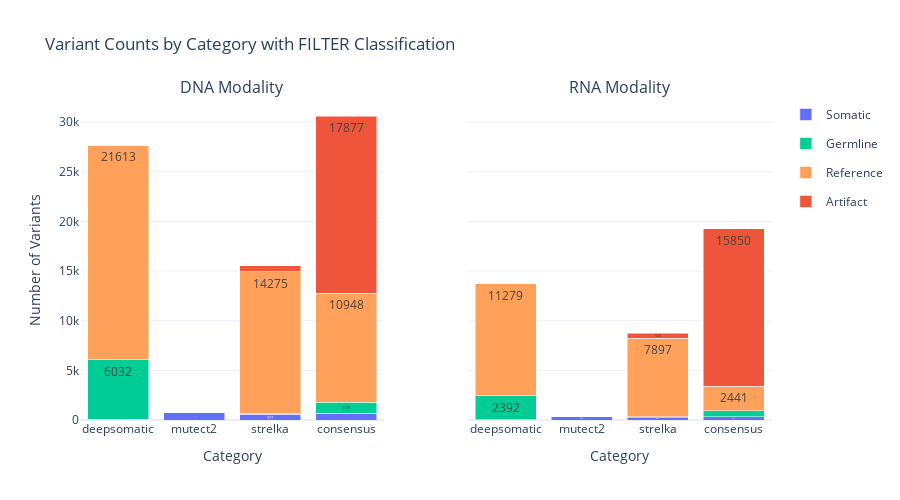
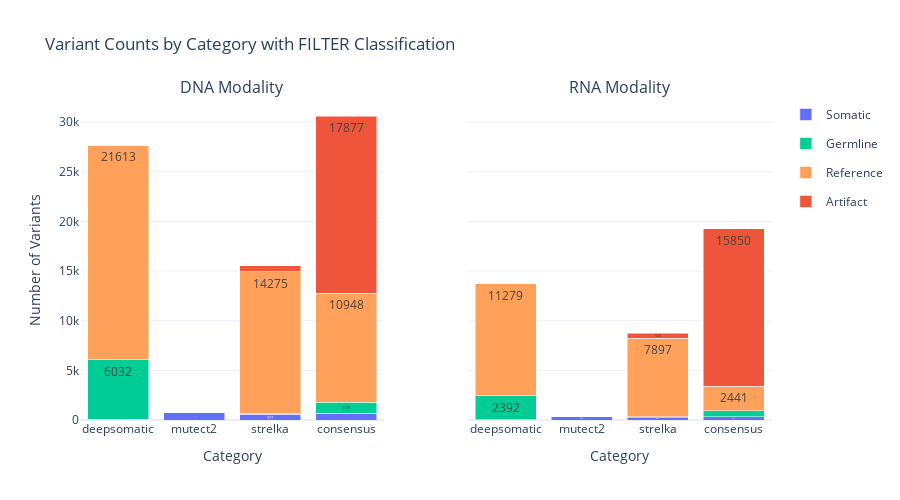

Source (notebook cell) for these figures, in order:
### Markdown cell above
### Plot 4: Consensus vs Individual Tools

### Code cell
visualizer.plot_consensus_comparison()

### Figure 1 — Plotly figure (JSON) as saved in the notebook; plotly's stock layout.template omitted (floating-point values rounded to 4 significant figures)
{"data": [{"legendgroup": "Somatic", "marker": {"color": "#636EFA"}, "name": "Somatic", "showlegend": true, "text": ["52", "758", "577", "670"], "textposition": "inside", "type": "bar", "x": ["deepsomatic", "mutect2", "strelka", "consensus"], "xaxis": "x", "y": [52, 758, 577, 670], "yaxis": "y"}, {"legendgroup": "Germline", "marker": {"color": "#00CC96"}, "name": "Germline", "showlegend": true, "text": ["6032", "0", "70", "1129"], "textposition": "inside", "type": "bar", "x": ["deepsomatic", "mutect2", "strelka", "consensus"], "xaxis": "x", "y": [6032, 0, 70, 1129], "yaxis": "y"}, {"legendgroup": "Reference", "marker": {"color": "#FFA15A"}, "name": "Reference", "showlegend": true, "text": ["21613", "0", "14275", "10948"], "textposition": "inside", "type": "bar", "x": ["deepsomatic", "mutect2", "strelka", "consensus"], "xaxis": "x", "y": [21613, 0, 14275, 10948], "yaxis": "y"}, {"legendgroup": "Artifact", "marker": {"color": "#EF553B"}, "name": "Artifact", "showlegend": true, "text": ["0", "0", "633", "17877"], "textposition": "inside", "type": "bar", "x": ["deepsomatic", "mutect2", "strelka", "consensus"], "xaxis": "x", "y": [0, 0, 633, 17877], "yaxis": "y"}, {"legendgroup": "Somatic", "marker": {"color": "#636EFA"}, "name": "Somatic", "showlegend": false, "text": ["48", "338", "248", "318"], "textposition": "inside", "type": "bar", "x": ["deepsomatic", "mutect2", "strelka", "consensus"], "xaxis": "x2", "y": [48, 338, 248, 318], "yaxis": "y2"}, {"legendgroup": "Germline", "marker": {"color": "#00CC96"}, "name": "Germline", "showlegend": false, "text": ["2392", "0", "67", "637"], "textposition": "inside", "type": "bar", "x": ["deepsomatic", "mutect2", "strelka", "consensus"], "xaxis": "x2", "y": [2392, 0, 67, 637], "yaxis": "y2"}, {"legendgroup": "Reference", "marker": {"color": "#FFA15A"}, "name": "Reference", "showlegend": false, "text": ["11279", "0", "7897", "2441"], "textposition": "inside", "type": "bar", "x": ["deepsomatic", "mutect2", "strelka", "consensus"], "xaxis": "x2", "y": [11279, 0, 7897, 2441], "yaxis": "y2"}, {"legendgroup": "Artifact", "marker": {"color": "#EF553B"}, "name": "Artifact", "showlegend": false, "text": ["0", "0", "526", "15850"], "textposition": "inside", "type": "bar", "x": ["deepsomatic", "mutect2", "strelka", "consensus"], "xaxis": "x2", "y": [0, 0, 526, 15850], "yaxis": "y2"}], "layout": {"annotations": [{"font": {"size": 16}, "showarrow": false, "text": "DNA Modality", "x": 0.22, "xanchor": "center", "xref": "paper", "y": 1, "yanchor": "bottom", "yref": "paper"}, {"font": {"size": 16}, "showarrow": false, "text": "RNA Modality", "x": 0.78, "xanchor": "center", "xref": "paper", "y": 1, "yanchor": "bottom", "yref": "paper"}], "barmode": "stack", "height": 500, "title": {"text": "Variant Counts by Category with FILTER Classification"}, "xaxis": {"anchor": "y", "domain": [0, 0.44], "title": {"text": "Category"}}, "xaxis2": {"anchor": "y2", "domain": [0.56, 1], "title": {"text": "Category"}}, "yaxis": {"anchor": "x", "domain": [0, 1], "title": {"text": "Number of Variants"}}, "yaxis2": {"anchor": "x2", "domain": [0, 1], "matches": "y", "showticklabels": false}}}

### Figure 2 — Plotly figure (JSON) as saved in the notebook; plotly's stock layout.template omitted (floating-point values rounded to 4 significant figures)
{"data": [{"legendgroup": "Somatic", "marker": {"color": "#636EFA"}, "name": "Somatic", "showlegend": true, "text": ["52", "758", "577", "670"], "textposition": "inside", "type": "bar", "x": ["deepsomatic", "mutect2", "strelka", "consensus"], "xaxis": "x", "y": [52, 758, 577, 670], "yaxis": "y"}, {"legendgroup": "Germline", "marker": {"color": "#00CC96"}, "name": "Germline", "showlegend": true, "text": ["6032", "0", "70", "1129"], "textposition": "inside", "type": "bar", "x": ["deepsomatic", "mutect2", "strelka", "consensus"], "xaxis": "x", "y": [6032, 0, 70, 1129], "yaxis": "y"}, {"legendgroup": "Reference", "marker": {"color": "#FFA15A"}, "name": "Reference", "showlegend": true, "text": ["21613", "0", "14275", "10948"], "textposition": "inside", "type": "bar", "x": ["deepsomatic", "mutect2", "strelka", "consensus"], "xaxis": "x", "y": [21613, 0, 14275, 10948], "yaxis": "y"}, {"legendgroup": "Artifact", "marker": {"color": "#EF553B"}, "name": "Artifact", "showlegend": true, "text": ["0", "0", "633", "17877"], "textposition": "inside", "type": "bar", "x": ["deepsomatic", "mutect2", "strelka", "consensus"], "xaxis": "x", "y": [0, 0, 633, 17877], "yaxis": "y"}, {"legendgroup": "Somatic", "marker": {"color": "#636EFA"}, "name": "Somatic", "showlegend": false, "text": ["48", "338", "248", "318"], "textposition": "inside", "type": "bar", "x": ["deepsomatic", "mutect2", "strelka", "consensus"], "xaxis": "x2", "y": [48, 338, 248, 318], "yaxis": "y2"}, {"legendgroup": "Germline", "marker": {"color": "#00CC96"}, "name": "Germline", "showlegend": false, "text": ["2392", "0", "67", "637"], "textposition": "inside", "type": "bar", "x": ["deepsomatic", "mutect2", "strelka", "consensus"], "xaxis": "x2", "y": [2392, 0, 67, 637], "yaxis": "y2"}, {"legendgroup": "Reference", "marker": {"color": "#FFA15A"}, "name": "Reference", "showlegend": false, "text": ["11279", "0", "7897", "2441"], "textposition": "inside", "type": "bar", "x": ["deepsomatic", "mutect2", "strelka", "consensus"], "xaxis": "x2", "y": [11279, 0, 7897, 2441], "yaxis": "y2"}, {"legendgroup": "Artifact", "marker": {"color": "#EF553B"}, "name": "Artifact", "showlegend": false, "text": ["0", "0", "526", "15850"], "textposition": "inside", "type": "bar", "x": ["deepsomatic", "mutect2", "strelka", "consensus"], "xaxis": "x2", "y": [0, 0, 526, 15850], "yaxis": "y2"}], "layout": {"annotations": [{"font": {"size": 16}, "showarrow": false, "text": "DNA Modality", "x": 0.22, "xanchor": "center", "xref": "paper", "y": 1, "yanchor": "bottom", "yref": "paper"}, {"font": {"size": 16}, "showarrow": false, "text": "RNA Modality", "x": 0.78, "xanchor": "center", "xref": "paper", "y": 1, "yanchor": "bottom", "yref": "paper"}], "barmode": "stack", "height": 500, "title": {"text": "Variant Counts by Category with FILTER Classification"}, "xaxis": {"anchor": "y", "domain": [0, 0.44], "title": {"text": "Category"}}, "xaxis2": {"anchor": "y2", "domain": [0.56, 1], "title": {"text": "Category"}}, "yaxis": {"anchor": "x", "domain": [0, 1], "title": {"text": "Number of Variants"}}, "yaxis2": {"anchor": "x2", "domain": [0, 1], "matches": "y", "showticklabels": false}}}
